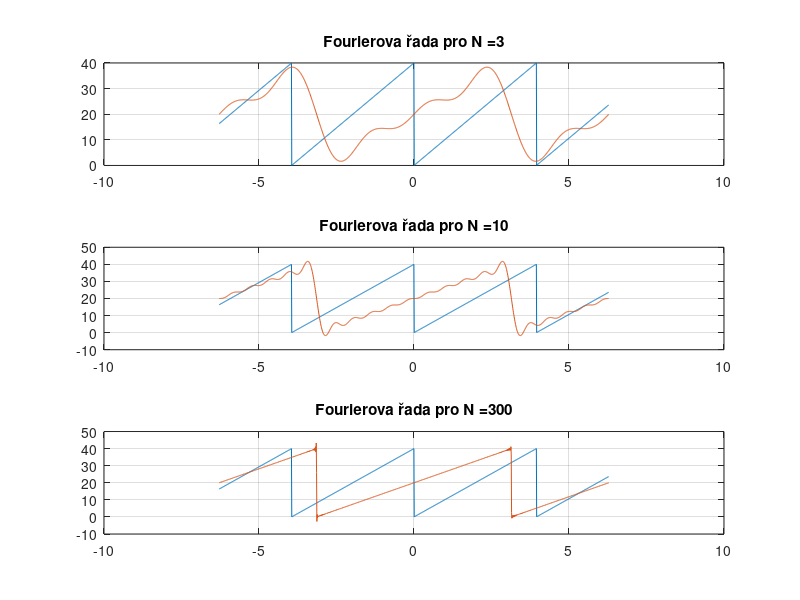

Here is the MATLAB script that generated this plot:
%close all;
clear all;
%%%%%%%%%%%%%%%%%%%%%%%%%%%%%%%%%%%%%%%%%%%%%%%%%%%%%%%%%%%%%%
%CONSTS
f_sample = 100; %hz
f_signal = 1/10;
t = -2*pi:1/f_sample:(2*pi);

Amp = 20;
DC = 20;

N3 = 3;
N10 = 10;
N30 = 300;
%%%%%%%%%%%%%%%%%%%%%%%%%%%%%%%%%%%%%%%%%%%%%%%%%%%%%%%%%%%%%%
%SIGNAL
y = DC+Amp*sawtooth((1/(2*f_signal*pi))*t);
%%%%%%%%%%%%%%%%%%%%%%%%%%%%%%%%%%%%%%%%%%%%%%%%%%%%%%%%%%%%%%
a=2*Amp/pi;
y_f = Amp;

function y_f = fouri(N,y_f,a,t)
  for i=1:N
    y_f=y_f+a*((-1)^(i-1))*(1/i)*sin(i*t); %((-1)^(i-1) mi vzdycky otaci sinus a cosinus
  end
end

subplot(3,1,1);
plot(t,y);
hold on;
plot(t,fouri(N3,y_f,a,t));
title(strcat('Fourierova řada pro N = ',' ',num2str(N3)));
grid on;

subplot(3,1,2);
plot(t,y);
hold on;
plot(t,fouri(N10,y_f,a,t));
title(strcat('Fourierova řada pro N = ',' ',num2str(N10)));
grid on;

subplot(3,1,3);
plot(t,y);
hold on;
plot(t,fouri(N30,y_f,a,t));
title(strcat('Fourierova řada pro N = ',' ',num2str(N30)));
grid on;
